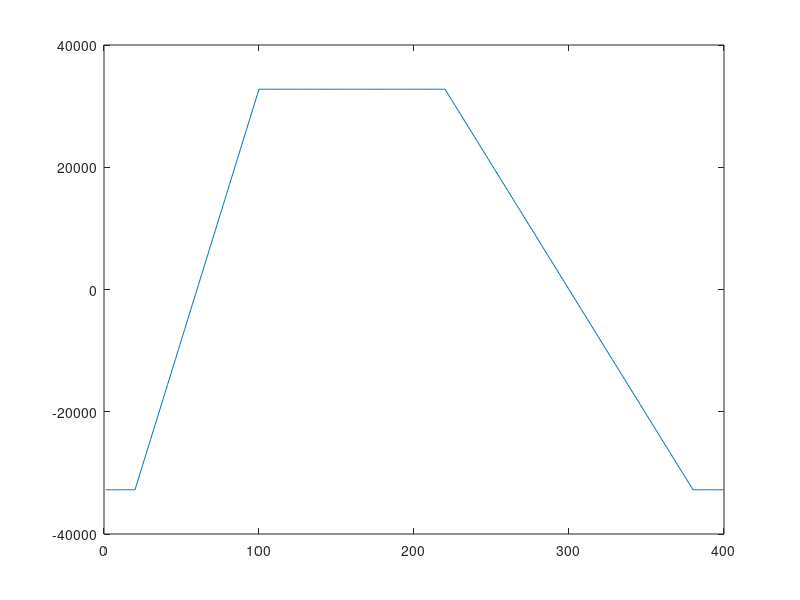

Write MATLAB code to recreate this figure.
% // TI File $Revision: /main/3 $
% // Checkin $Date: November 09, 2010   13:05:07 $
% // =====================================================================================
% //  This software is licensed for use with Texas Instruments C28x
% //  family DSCs.  This license was provided to you prior to installing
% //  the software.  You may review this license by consulting a copy of
% //  the agreement in the doc directory of this library.
% //======================================================================================
% /* ==============================================================================
% 
% System Name:    Signal Generator Module demo 
% 
% File Name:      PROFILE.m
% 
% Description:    Primary System file for demonstrating the Signal Generator module
% 
% Originator:     Digital control systems Group - Texas Instruments
% 
% Target dependency:  C28x
% 
% Description:
% ============
% 
%    The "C" frame work, for demonstrating the signal generator module is given below
%                  ___________           _____________
%                 |           |         |             |
%                 |           | X1=OUT  |   EVMDAC    |
%                 | PROFILE   |-------->|   DLOG_4CH  |
%                 |           |         |   PWMDAC    |
%                 |___________|         |_____________|
% 
% */
% //######################################################################################
% // $TI Release: C28x SGEN Library v1.00 $
% // $Release Date: November 09, 2011 $
% // $Copyright: $
% //######################################################################################

close all
clear all


T=400;

signal=zeros(1,T);

startPhase=20;

signal(1:40-startPhase)=-32767*ones(1,40-startPhase);         %0.1*T=40
signal((41:120)-startPhase)=-32767+(1:80)*65536/80;  %0.1*T+0.2*T=120
signal((121:240)-startPhase)=32767*ones(1,120);      %0.1*T+0.2*T+0.3*T=240
signal((241:400)-startPhase)=32767-(1:160)*65536/160;
signal((400-startPhase+1):400)=-32767*ones(1,40-startPhase);

figure(2)
plot(signal)